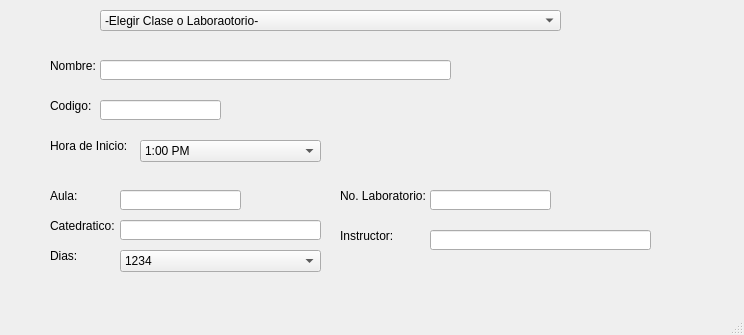
<?xml version="1.0" encoding="UTF-8"?>
<ui version="4.0">
 <class>AgregarClase</class>
 <widget class="QMainWindow" name="AgregarClase">
  <property name="geometry">
   <rect>
    <x>0</x>
    <y>0</y>
    <width>744</width>
    <height>335</height>
   </rect>
  </property>
  <property name="windowTitle">
   <string>MainWindow</string>
  </property>
  <widget class="QWidget" name="centralwidget">
   <widget class="QComboBox" name="comboBox">
    <property name="geometry">
     <rect>
      <x>100</x>
      <y>10</y>
      <width>461</width>
      <height>21</height>
     </rect>
    </property>
    <item>
     <property name="text">
      <string>-Elegir Clase o Laboraotorio-</string>
     </property>
    </item>
    <item>
     <property name="text">
      <string>Clase</string>
     </property>
    </item>
    <item>
     <property name="text">
      <string>Laboratorio</string>
     </property>
    </item>
   </widget>
   <widget class="QLabel" name="label">
    <property name="geometry">
     <rect>
      <x>50</x>
      <y>50</y>
      <width>131</width>
      <height>31</height>
     </rect>
    </property>
    <property name="text">
     <string>Nombre:</string>
    </property>
   </widget>
   <widget class="QLineEdit" name="lineEdit">
    <property name="geometry">
     <rect>
      <x>100</x>
      <y>60</y>
      <width>351</width>
      <height>20</height>
     </rect>
    </property>
   </widget>
   <widget class="QLabel" name="label_2">
    <property name="geometry">
     <rect>
      <x>50</x>
      <y>90</y>
      <width>131</width>
      <height>31</height>
     </rect>
    </property>
    <property name="text">
     <string>Codigo:</string>
    </property>
   </widget>
   <widget class="QLineEdit" name="lineEdit_2">
    <property name="geometry">
     <rect>
      <x>100</x>
      <y>100</y>
      <width>121</width>
      <height>20</height>
     </rect>
    </property>
   </widget>
   <widget class="QLabel" name="label_3">
    <property name="geometry">
     <rect>
      <x>50</x>
      <y>130</y>
      <width>131</width>
      <height>31</height>
     </rect>
    </property>
    <property name="text">
     <string>Hora de Inicio:</string>
    </property>
   </widget>
   <widget class="QComboBox" name="comboBox_2">
    <property name="geometry">
     <rect>
      <x>140</x>
      <y>140</y>
      <width>181</width>
      <height>22</height>
     </rect>
    </property>
    <item>
     <property name="text">
      <string>1:00 PM</string>
     </property>
    </item>
    <item>
     <property name="text">
      <string>2:00 PM</string>
     </property>
    </item>
    <item>
     <property name="text">
      <string>3:00 PM</string>
     </property>
    </item>
    <item>
     <property name="text">
      <string>4:00 PM</string>
     </property>
    </item>
    <item>
     <property name="text">
      <string>5:00 PM</string>
     </property>
    </item>
    <item>
     <property name="text">
      <string>6:00 PM</string>
     </property>
    </item>
    <item>
     <property name="text">
      <string>7:00 PM</string>
     </property>
    </item>
    <item>
     <property name="text">
      <string>8:00 PM</string>
     </property>
    </item>
   </widget>
   <widget class="QLabel" name="label_4">
    <property name="geometry">
     <rect>
      <x>50</x>
      <y>180</y>
      <width>51</width>
      <height>31</height>
     </rect>
    </property>
    <property name="text">
     <string>Aula:</string>
    </property>
   </widget>
   <widget class="QLineEdit" name="lineEdit_3">
    <property name="geometry">
     <rect>
      <x>120</x>
      <y>190</y>
      <width>121</width>
      <height>20</height>
     </rect>
    </property>
   </widget>
   <widget class="QLabel" name="label_5">
    <property name="geometry">
     <rect>
      <x>50</x>
      <y>210</y>
      <width>71</width>
      <height>31</height>
     </rect>
    </property>
    <property name="text">
     <string>Catedratico:</string>
    </property>
   </widget>
   <widget class="QLineEdit" name="lineEdit_4">
    <property name="geometry">
     <rect>
      <x>120</x>
      <y>220</y>
      <width>201</width>
      <height>20</height>
     </rect>
    </property>
   </widget>
   <widget class="QLabel" name="label_6">
    <property name="geometry">
     <rect>
      <x>50</x>
      <y>240</y>
      <width>71</width>
      <height>31</height>
     </rect>
    </property>
    <property name="text">
     <string>Dias:</string>
    </property>
   </widget>
   <widget class="QComboBox" name="comboBox_3">
    <property name="geometry">
     <rect>
      <x>120</x>
      <y>250</y>
      <width>201</width>
      <height>22</height>
     </rect>
    </property>
    <item>
     <property name="text">
      <string>1234</string>
     </property>
    </item>
    <item>
     <property name="text">
      <string>12345</string>
     </property>
    </item>
    <item>
     <property name="text">
      <string>6</string>
     </property>
    </item>
   </widget>
   <widget class="QLabel" name="label_7">
    <property name="geometry">
     <rect>
      <x>340</x>
      <y>180</y>
      <width>181</width>
      <height>31</height>
     </rect>
    </property>
    <property name="text">
     <string>No. Laboratorio:</string>
    </property>
   </widget>
   <widget class="QLineEdit" name="lineEdit_5">
    <property name="geometry">
     <rect>
      <x>430</x>
      <y>190</y>
      <width>121</width>
      <height>20</height>
     </rect>
    </property>
   </widget>
   <widget class="QLabel" name="label_8">
    <property name="geometry">
     <rect>
      <x>340</x>
      <y>220</y>
      <width>181</width>
      <height>31</height>
     </rect>
    </property>
    <property name="text">
     <string>Instructor:</string>
    </property>
   </widget>
   <widget class="QLineEdit" name="lineEdit_6">
    <property name="geometry">
     <rect>
      <x>430</x>
      <y>230</y>
      <width>221</width>
      <height>20</height>
     </rect>
    </property>
   </widget>
  </widget>
  <widget class="QMenuBar" name="menubar">
   <property name="geometry">
    <rect>
     <x>0</x>
     <y>0</y>
     <width>744</width>
     <height>21</height>
    </rect>
   </property>
  </widget>
  <widget class="QStatusBar" name="statusbar"/>
 </widget>
 <resources/>
 <connections/>
</ui>
